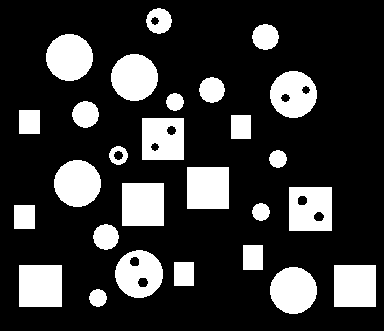
#> input picture atividade01/parteB/imagens/blocks.png, 384 x 331 px; its folder holds only this picture in this run
$ jupyter execute --allow-errors atividade01-parteB.ipynb   (shell and % lines are left out)
#> lines starting #> are read from the running program, lines starting #| are printed output that depends on the picture; after the words box and inside, x2 and y2 are one past the last pixel; in counts of white or black regions, pixels touching at a corner belong together
### Exercício 01

Escreva um programa em que o limiar seja estimado
automaticamente usando a técnica de Global Thresholding. A saída
deve ser uma imagem binarizada e a entrada deve ser a imagem
fingerPrint.png. Qual a relação que existe entre o limiar e o número
de iterações?

[cell 1]
import numpy as np
import cv2
from cv2 import imread
import matplotlib.pyplot as plt

[cell 2]
img_folder = 'imagens/'

[cell 3]
def show_img(imgs, titles, rgb=True):
    width = 4 * len(imgs)
    height = 4
    plt.figure(figsize=(width, height))

    for i, (img, title) in enumerate(zip(imgs, titles)):
        if rgb:
            cmap = None
            img = img[:, :, ::-1]
        else:
            cmap = 'gray'

        plt.subplot(1, len(imgs), i+1)
        plt.imshow(img, cmap=cmap)
        plt.title(title)
        plt.axis(False)

    plt.show()

[cell 4]
def global_thresholding(img, threshold=150, limite=0.5):
    iteracoes = 0

    while True:
        iteracoes += 1

        G1 = img[img > threshold]
        G2 = img[img <= threshold]

        if len(G1) == 0:
            G1 = np.array([0])
        if len(G2) == 0:
            G2 = np.array([0])

        m1 = G1.mean()
        m2 = G2.mean()

        threshold_new = (m1 + m2) / 2

        if abs(threshold_new - threshold) < limite:
            break
        else:
            threshold = threshold_new

    new_img = (img > threshold_new)

    return new_img, iteracoes, threshold_new

[cell 5]
img_path = img_folder + 'fingerPrint.png'

img = imread(img_path, 0)

limite = 0.5

thresholds = [0, 50, 100, 127, 150, 200, 255]

#> (the rest of this cell did not finish here and is left out)

**Análise**

Com a execução do algoritmo para vários valores iniciais de limiar foi possível observar que para valores mais distantes do limiar final, há a necessidade de mais iterações para chegar ao valor final do limiar.

### Exercício 02

A imagem abaixo possui círculos e quadrados de vários tamanhos.
Alguns objetos possuem um ou dois buracos dentro deles. Faça um
algoritmo que use operações morfológicas e lógicas para responder
as perguntas abaixo.

(a) Que fração dos pixels da imagem são brancos? Quantos objetos a imagem possui?

[cell 6]
img_path = img_folder + 'blocks.png'
img = imread(img_path, 0)
#> img: shape (331, 384); 21.3% white; 27 white regions

[cell 7]
ones = np.sum(img)/255
#> ones = 27011
total = np.prod(img.shape)
#> total = 127104
fracao = (ones/total) * 100
#> fracao = 21.25
print('Há {:.2f}% de pixels brancos na imagem.'.format(fracao))
#| Há 21.25% de pixels brancos na imagem.

[cell 8]
contours, hierarchy = cv2.findContours(img, cv2.RETR_TREE, cv2.CHAIN_APPROX_SIMPLE)
#> contours = 37 contours; largest, box (x1, y1, x2, y2) and area: (289, 187, 332, 231) 1806, (115, 250, 163, 298) 1728, (19, 265, 62, 307) 1722, (122, 183, 164, 226) 1722, (334, 265, 376, 307) 1681

object_count = 0
for obj in hierarchy[0]:
    if obj[-1] == -1:
        object_count += 1
#> this loop made 37 passes
#> obj on passes 1 to 12: [1, -1, -1, -1], [2, 0, -1, -1], [3, 1, -1, -1], [4, 2, -1, -1], [5, 3, -1, -1], [8, 4, 6, -1], [7, -1, -1, 5], [-1, 6, -1, 5], [9, 5, -1, -1], [10, 8, -1, -1], [11, 9, -1, -1], [12, 10, -1, -1]
#> after the loop, object_count = 27

print('A imagem possui {} objetos.'.format(object_count))
#| A imagem possui 27 objetos.

(b) Quantos buracos há na imagem? Quantos objetos têm mais de um buraco?

[cell 9]
hole_count = 0
for obj in hierarchy[0]:
    if obj[-1] != -1:
        hole_count += 1
#> this loop made 37 passes
#> after the loop, hole_count = 10

print('A imagem possui {} buracos.'.format(hole_count))
#| A imagem possui 10 buracos.

[cell 10]
obj_hole_count = {}
for obj in hierarchy[0]:
    if obj[-1] != -1:
        idx = obj[-1]
        if idx in obj_hole_count:
            obj_hole_count[idx] += 1
        else:
            obj_hole_count[idx] = 1
#> after the loop, obj_hole_count = {5: 2, 12: 2, 19: 1, 21: 2, 29: 2, 35: 1}

many_holes_count = 0
for key in obj_hole_count.keys():
    if obj_hole_count[key] > 1:
        many_holes_count += 1
#> this loop made 6 passes
#> key on passes 1 to 6: 5, 12, 19, 21, 29, 35
#> after the loop, many_holes_count = 4

print('Na imagem, {} objetos possuem mais de um buraco.'.format(many_holes_count))
#| Na imagem, 4 objetos possuem mais de um buraco.

(c) Quantos quadrados e círculos a imagem possui?

[cell 11]
quadrados = 0
circulos = 0
for contour, obj in zip(contours, hierarchy[0]):
    if obj[-1] == -1:
        if len(contour) == 4:
            quadrados += 1
        else:
            circulos += 1
#> this loop made 37 passes
#> (contour, obj) on passes 3, 4, 5, 9, 11, 13, 16, 17, 22, 25: ([[334, 265], [334, 306], [375, 306], [375, 265]], [3, 1, -1, -1]), ([[19, 265], [19, 306], [61, 306], [61, 265]], [4, 2, -1, -1]), ([[174, 262], [174, 285], [193, 285], [193, 262]], [5, 3, -1, -1]), ([[243, 245], [243, 269], [262, 269], [262, 245]], [9, 5, -1, -1]), ([[14, 205], [14, 228], [34, 228], [34, 205]], [11, 9, -1, -1]), ([[289, 187], [289, 230], [331, 230], [331, 187]], [15, 11, 13, -1]), ([[122, 183], [122, 225], [163, 225], [163, 183]], [16, 12, -1, -1]), ([[187, 167], [187, 208], [228, 208], [228, 167]], [17, 15, -1, -1]), ([[142, 118], [142, 159], [183, 159], [183, 118]], [24, 19, 22, -1]), ([[231, 115], [231, 138], [250, 138], [250, 115]], [25, 21, -1, -1])
#> after the loop, circulos = 16; quadrados = 11

print('A imagem possui {} quadrados e {} círculos.'.format(quadrados, circulos))
#| A imagem possui 11 quadrados e 16 círculos.

(d) Identifique os quadrados que possuem buracos e os círculos que não possuem buracos.

[cell 12]
img = imread(img_path)
#> img is the input picture: shape (331, 384, 3); 21.3% white; 27 white regions, largest, box (x1, y1, x2, y2) and area: (122, 183, 164, 226) 1806, (19, 265, 62, 307) 1806, (187, 167, 229, 209) 1764

obj_has_hole = {}
for i, obj in enumerate(hierarchy[0]):
    if obj[-1] != -1:
        idx = obj[-1]
        obj_has_hole[idx] = 1
    else:
        obj_has_hole[i] = -1
#> after the loop, obj_has_hole = 27 items

for idx, contour in enumerate(contours):
    plot = False

    if idx in obj_has_hole.keys():
        if len(contour) == 4:
            if obj_has_hole[idx] == 1:
                plot = True
                color = (0, 255, 0)
        else:
            if obj_has_hole[idx] == -1:
                plot = True
                color = (0, 0, 255)

    if plot:
        start_point = tuple(contour.min(axis=0)[0])
        end_point = tuple(contour.max(axis=0)[0])
        thickness = 2
        img = cv2.rectangle(img, start_point, end_point, color, thickness)
#> this loop made 37 passes
#> (plot, color, start_point, end_point) on passes 1, 2, 10, 12, 18, 19, 27, 28, 29, 33, 34, 35: (True, (0, 0, 255), (89, 289), (106, 306)), (True, (0, 0, 255), (270, 267), (316, 313)), (True, (0, 0, 255), (93, 224), (118, 249)), (True, (0, 0, 255), (252, 203), (269, 220)), (True, (0, 0, 255), (54, 160), (100, 206)), (True, (0, 0, 255), (269, 150), (286, 167)), (True, (0, 0, 255), (72, 101), (98, 127)), (True, (0, 0, 255), (166, 93), (183, 110)), (True, (0, 0, 255), (199, 77), (224, 102)), (True, (0, 0, 255), (111, 54), (157, 100)), (True, (0, 0, 255), (46, 34), (92, 80)), (True, (0, 0, 255), (252, 24), (278, 49))
#> (contour, plot, color) on passes 13, 22: ([[289, 187], [289, 230], [331, 230], [331, 187]], True, (0, 255, 0)), ([[142, 118], [142, 159], [183, 159], [183, 118]], True, (0, 255, 0))
#> pass 1, `img = cv2.rectangle(img, start_point, end_point, color, thickness)`:
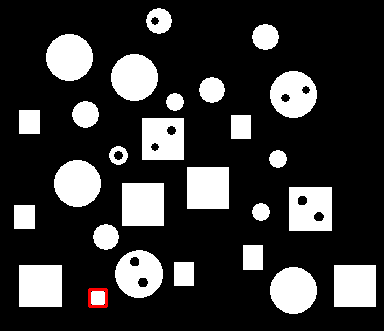
#> img: shape (331, 384, 3); 0.16% of pixels changed, all inside (x1, y1, x2, y2) = (88, 288, 108, 308)
#> pass 2, `img = cv2.rectangle(img, start_point, end_point, color, thickness)`:
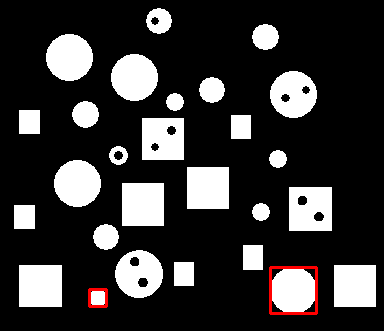
#> img: shape (331, 384, 3); 0.43% of pixels changed, all inside (x1, y1, x2, y2) = (269, 266, 318, 315)
#> after the loop:
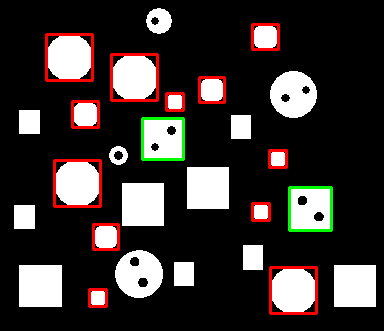
#> img: shape (331, 384, 3); 3.49% of pixels changed, all inside (x1, y1, x2, y2) = (45, 23, 333, 251)


show_img([img], ['Quadrados com buracos (em verde) e círculos sem buracos (em vermelho)'], rgb=True)
#> in show_img, `width = 4 * len(imgs)`: width = 4
#> the loop in show_img, `for i, (img, title) in enumerate(zip(imgs, titles)):` made 1 pass
